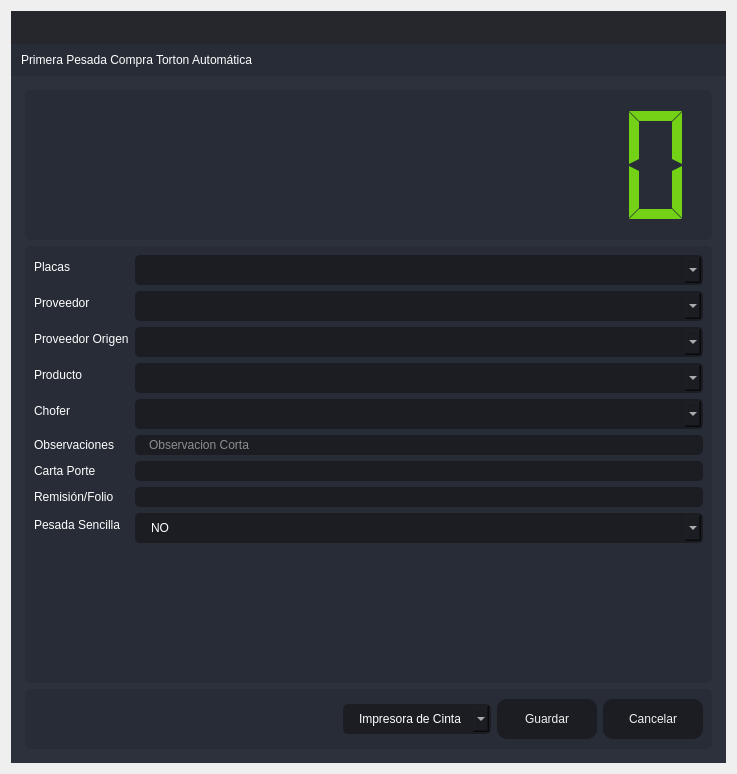
<?xml version="1.0" encoding="UTF-8"?>
<ui version="4.0">
 <class>PrimeraPTA</class>
 <widget class="QDialog" name="PrimeraPTA">
  <property name="windowModality">
   <enum>Qt::ApplicationModal</enum>
  </property>
  <property name="geometry">
   <rect>
    <x>0</x>
    <y>0</y>
    <width>737</width>
    <height>774</height>
   </rect>
  </property>
  <property name="minimumSize">
   <size>
    <width>737</width>
    <height>774</height>
   </size>
  </property>
  <property name="maximumSize">
   <size>
    <width>737</width>
    <height>774</height>
   </size>
  </property>
  <property name="windowTitle">
   <string>Primera Pesada Compra Torton Automática</string>
  </property>
  <layout class="QVBoxLayout" name="verticalLayout_6">
   <item>
    <widget class="QFrame" name="frame_main">
     <property name="styleSheet">
      <string notr="true">/* LINE EDIT */
QLineEdit {
	background-color: rgb(27, 29, 35);
	border-radius: 5px;
	border: 2px solid rgb(27, 29, 35);
	padding-left: 10px;
}
QLineEdit:hover {
	border: 2px solid rgb(64, 71, 88);
}
QLineEdit:focus {
	border: 2px solid rgb(91, 101, 124);
}

/* SCROLL BARS */
QScrollBar:horizontal {
    border: none;
    background: rgb(52, 59, 72);
    height: 14px;
    margin: 0px 21px 0 21px;
	border-radius: 0px;
}
QScrollBar::handle:horizontal {
    background: rgb(85, 170, 255);
    min-width: 25px;
	border-radius: 7px
}
QScrollBar::add-line:horizontal {
    border: none;
    background: rgb(55, 63, 77);
    width: 20px;
	border-top-right-radius: 7px;
    border-bottom-right-radius: 7px;
    subcontrol-position: right;
    subcontrol-origin: margin;
}
QScrollBar::sub-line:horizontal {
    border: none;
    background: rgb(55, 63, 77);
    width: 20px;
	border-top-left-radius: 7px;
    border-bottom-left-radius: 7px;
    subcontrol-position: left;
    subcontrol-origin: margin;
}
QScrollBar::up-arrow:horizontal, QScrollBar::down-arrow:horizontal
{
     background: none;
}
QScrollBar::add-page:horizontal, QScrollBar::sub-page:horizontal
{
     background: none;
}
 QScrollBar:vertical {
	border: none;
    background: rgb(52, 59, 72);
    width: 14px;
    margin: 21px 0 21px 0;
	border-radius: 0px;
 }
 QScrollBar::handle:vertical {	
	background: rgb(85, 170, 255);
    min-height: 25px;
	border-radius: 7px
 }
 QScrollBar::add-line:vertical {
     border: none;
    background: rgb(55, 63, 77);
     height: 20px;
	border-bottom-left-radius: 7px;
    border-bottom-right-radius: 7px;
     subcontrol-position: bottom;
     subcontrol-origin: margin;
 }
 QScrollBar::sub-line:vertical {
	border: none;
    background: rgb(55, 63, 77);
     height: 20px;
	border-top-left-radius: 7px;
    border-top-right-radius: 7px;
     subcontrol-position: top;
     subcontrol-origin: margin;
 }
 QScrollBar::up-arrow:vertical, QScrollBar::down-arrow:vertical {
     background: none;
 }

 QScrollBar::add-page:vertical, QScrollBar::sub-page:vertical {
     background: none;
 }

/* CHECKBOX */
QCheckBox::indicator {
    border: 3px solid rgb(52, 59, 72);
	width: 15px;
	height: 15px;
	border-radius: 10px;
    background: rgb(44, 49, 60);
}
QCheckBox::indicator:hover {
    border: 3px solid rgb(58, 66, 81);
}
QCheckBox::indicator:checked {
    background: 3px solid rgb(52, 59, 72);
	border: 3px solid rgb(52, 59, 72);	
	background-image: url(:/16x16/icons/16x16/cil-check-alt.png);
}

/* RADIO BUTTON */
QRadioButton::indicator {
    border: 3px solid rgb(52, 59, 72);
	width: 15px;
	height: 15px;
	border-radius: 10px;
    background: rgb(44, 49, 60);
}
QRadioButton::indicator:hover {
    border: 3px solid rgb(58, 66, 81);
}
QRadioButton::indicator:checked {
    background: 3px solid rgb(94, 106, 130);
	border: 3px solid rgb(52, 59, 72);	
}

/* COMBOBOX */
QComboBox{
	background-color: rgb(27, 29, 35);
	border-radius: 5px;
	border: 2px solid rgb(27, 29, 35);
	padding: 5px;
	padding-left: 10px;
}
QComboBox:hover{
	border: 2px solid rgb(64, 71, 88);
}
QComboBox::drop-down {
	subcontrol-origin: padding;
	subcontrol-position: top right;
	width: 25px; 
	border-left-width: 3px;
	border-left-color: rgba(39, 44, 54, 150);
	border-left-style: solid;
	border-top-right-radius: 3px;
	border-bottom-right-radius: 3px;	
	background-image: url(:/16x16/icons/16x16/cil-arrow-bottom.png);
	background-position: center;
	background-repeat: no-reperat;
 }
QComboBox QAbstractItemView {
	color: rgb(85, 170, 255);	
	background-color: rgb(27, 29, 35);
	padding: 10px;
	selection-background-color: rgb(39, 44, 54);
}

/* SLIDERS */
QSlider::groove:horizontal {
    border-radius: 9px;
    height: 18px;
	margin: 0px;
	background-color: rgb(52, 59, 72);
}
QSlider::groove:horizontal:hover {
	background-color: rgb(55, 62, 76);
}
QSlider::handle:horizontal {
    background-color: rgb(85, 170, 255);
    border: none;
    height: 18px;
    width: 18px;
    margin: 0px;
	border-radius: 9px;
}
QSlider::handle:horizontal:hover {
    background-color: rgb(105, 180, 255);
}
QSlider::handle:horizontal:pressed {
    background-color: rgb(65, 130, 195);
}

QSlider::groove:vertical {
    border-radius: 9px;
    width: 18px;
    margin: 0px;
	background-color: rgb(52, 59, 72);
}
QSlider::groove:vertical:hover {
	background-color: rgb(55, 62, 76);
}
QSlider::handle:vertical {
    background-color: rgb(85, 170, 255);
	border: none;
    height: 18px;
    width: 18px;
    margin: 0px;
	border-radius: 9px;
}
QSlider::handle:vertical:hover {
    background-color: rgb(105, 180, 255);
}
QSlider::handle:vertical:pressed {
    background-color: rgb(65, 130, 195);
}

</string>
     </property>
     <property name="frameShape">
      <enum>QFrame::NoFrame</enum>
     </property>
     <property name="frameShadow">
      <enum>QFrame::Raised</enum>
     </property>
     <layout class="QVBoxLayout" name="verticalLayout">
      <property name="spacing">
       <number>0</number>
      </property>
      <property name="leftMargin">
       <number>0</number>
      </property>
      <property name="topMargin">
       <number>0</number>
      </property>
      <property name="rightMargin">
       <number>0</number>
      </property>
      <property name="bottomMargin">
       <number>0</number>
      </property>
      <item>
       <widget class="QFrame" name="frame_top">
        <property name="minimumSize">
         <size>
          <width>0</width>
          <height>65</height>
         </size>
        </property>
        <property name="maximumSize">
         <size>
          <width>16777215</width>
          <height>65</height>
         </size>
        </property>
        <property name="styleSheet">
         <string notr="true">background-color: transparent;</string>
        </property>
        <property name="frameShape">
         <enum>QFrame::NoFrame</enum>
        </property>
        <property name="frameShadow">
         <enum>QFrame::Raised</enum>
        </property>
        <layout class="QHBoxLayout" name="horizontalLayout_3">
         <property name="spacing">
          <number>0</number>
         </property>
         <property name="leftMargin">
          <number>0</number>
         </property>
         <property name="topMargin">
          <number>0</number>
         </property>
         <property name="rightMargin">
          <number>0</number>
         </property>
         <property name="bottomMargin">
          <number>0</number>
         </property>
         <item>
          <widget class="QFrame" name="frame_toggle">
           <property name="maximumSize">
            <size>
             <width>70</width>
             <height>16777215</height>
            </size>
           </property>
           <property name="styleSheet">
            <string notr="true">background-color: rgb(27, 29, 35);</string>
           </property>
           <property name="frameShape">
            <enum>QFrame::NoFrame</enum>
           </property>
           <property name="frameShadow">
            <enum>QFrame::Raised</enum>
           </property>
           <layout class="QVBoxLayout" name="verticalLayout_3">
            <property name="spacing">
             <number>0</number>
            </property>
            <property name="leftMargin">
             <number>0</number>
            </property>
            <property name="topMargin">
             <number>0</number>
            </property>
            <property name="rightMargin">
             <number>0</number>
            </property>
            <property name="bottomMargin">
             <number>0</number>
            </property>
           </layout>
          </widget>
         </item>
         <item>
          <widget class="QFrame" name="frame_top_right">
           <property name="styleSheet">
            <string notr="true">background: transparent;</string>
           </property>
           <property name="frameShape">
            <enum>QFrame::NoFrame</enum>
           </property>
           <property name="frameShadow">
            <enum>QFrame::Raised</enum>
           </property>
           <layout class="QVBoxLayout" name="verticalLayout_2">
            <property name="spacing">
             <number>0</number>
            </property>
            <property name="leftMargin">
             <number>0</number>
            </property>
            <property name="topMargin">
             <number>0</number>
            </property>
            <property name="rightMargin">
             <number>0</number>
            </property>
            <property name="bottomMargin">
             <number>0</number>
            </property>
            <item>
             <widget class="QFrame" name="frame_top_btns">
              <property name="maximumSize">
               <size>
                <width>16777215</width>
                <height>42</height>
               </size>
              </property>
              <property name="styleSheet">
               <string notr="true">background-color: rgba(27, 29, 35, 200)</string>
              </property>
              <property name="frameShape">
               <enum>QFrame::NoFrame</enum>
              </property>
              <property name="frameShadow">
               <enum>QFrame::Raised</enum>
              </property>
              <layout class="QHBoxLayout" name="horizontalLayout_4">
               <property name="spacing">
                <number>0</number>
               </property>
               <property name="leftMargin">
                <number>0</number>
               </property>
               <property name="topMargin">
                <number>0</number>
               </property>
               <property name="rightMargin">
                <number>0</number>
               </property>
               <property name="bottomMargin">
                <number>0</number>
               </property>
               <item>
                <widget class="QFrame" name="frame_label_top_btns">
                 <property name="sizePolicy">
                  <sizepolicy hsizetype="Expanding" vsizetype="Preferred">
                   <horstretch>0</horstretch>
                   <verstretch>0</verstretch>
                  </sizepolicy>
                 </property>
                 <property name="frameShape">
                  <enum>QFrame::NoFrame</enum>
                 </property>
                 <property name="frameShadow">
                  <enum>QFrame::Raised</enum>
                 </property>
                 <layout class="QHBoxLayout" name="horizontalLayout_10">
                  <property name="spacing">
                   <number>0</number>
                  </property>
                  <property name="leftMargin">
                   <number>5</number>
                  </property>
                  <property name="topMargin">
                   <number>0</number>
                  </property>
                  <property name="rightMargin">
                   <number>10</number>
                  </property>
                  <property name="bottomMargin">
                   <number>0</number>
                  </property>
                 </layout>
                </widget>
               </item>
               <item alignment="Qt::AlignRight">
                <widget class="QFrame" name="frame_btns_right">
                 <property name="sizePolicy">
                  <sizepolicy hsizetype="Expanding" vsizetype="Preferred">
                   <horstretch>0</horstretch>
                   <verstretch>0</verstretch>
                  </sizepolicy>
                 </property>
                 <property name="maximumSize">
                  <size>
                   <width>120</width>
                   <height>16777215</height>
                  </size>
                 </property>
                 <property name="frameShape">
                  <enum>QFrame::NoFrame</enum>
                 </property>
                 <property name="frameShadow">
                  <enum>QFrame::Raised</enum>
                 </property>
                 <layout class="QHBoxLayout" name="horizontalLayout_5">
                  <property name="spacing">
                   <number>0</number>
                  </property>
                  <property name="leftMargin">
                   <number>0</number>
                  </property>
                  <property name="topMargin">
                   <number>0</number>
                  </property>
                  <property name="rightMargin">
                   <number>0</number>
                  </property>
                  <property name="bottomMargin">
                   <number>0</number>
                  </property>
                 </layout>
                </widget>
               </item>
              </layout>
             </widget>
            </item>
            <item>
             <widget class="QFrame" name="frame_top_info">
              <property name="maximumSize">
               <size>
                <width>16777215</width>
                <height>65</height>
               </size>
              </property>
              <property name="styleSheet">
               <string notr="true">background-color: rgb(39, 44, 54);</string>
              </property>
              <property name="frameShape">
               <enum>QFrame::NoFrame</enum>
              </property>
              <property name="frameShadow">
               <enum>QFrame::Raised</enum>
              </property>
              <layout class="QHBoxLayout" name="horizontalLayout_8">
               <property name="spacing">
                <number>0</number>
               </property>
               <property name="leftMargin">
                <number>10</number>
               </property>
               <property name="topMargin">
                <number>0</number>
               </property>
               <property name="rightMargin">
                <number>10</number>
               </property>
               <property name="bottomMargin">
                <number>0</number>
               </property>
               <item>
                <widget class="QLabel" name="label">
                 <property name="styleSheet">
                  <string notr="true">font: 75 16pt &quot;MS Shell Dlg 2&quot;;
color: rgb(255, 255, 255);</string>
                 </property>
                 <property name="text">
                  <string>Primera Pesada Compra Torton Automática</string>
                 </property>
                </widget>
               </item>
              </layout>
             </widget>
            </item>
           </layout>
          </widget>
         </item>
        </layout>
       </widget>
      </item>
      <item>
       <widget class="QFrame" name="frame_center">
        <property name="sizePolicy">
         <sizepolicy hsizetype="Expanding" vsizetype="Expanding">
          <horstretch>0</horstretch>
          <verstretch>0</verstretch>
         </sizepolicy>
        </property>
        <property name="styleSheet">
         <string notr="true">background-color: rgb(40, 44, 52);</string>
        </property>
        <property name="frameShape">
         <enum>QFrame::NoFrame</enum>
        </property>
        <property name="frameShadow">
         <enum>QFrame::Raised</enum>
        </property>
        <layout class="QHBoxLayout" name="horizontalLayout_2">
         <property name="spacing">
          <number>0</number>
         </property>
         <property name="leftMargin">
          <number>0</number>
         </property>
         <property name="topMargin">
          <number>0</number>
         </property>
         <property name="rightMargin">
          <number>0</number>
         </property>
         <property name="bottomMargin">
          <number>0</number>
         </property>
         <item>
          <widget class="QFrame" name="frame_content_right">
           <property name="styleSheet">
            <string notr="true">background-color: rgb(44, 49, 60);</string>
           </property>
           <property name="frameShape">
            <enum>QFrame::NoFrame</enum>
           </property>
           <property name="frameShadow">
            <enum>QFrame::Raised</enum>
           </property>
           <layout class="QVBoxLayout" name="verticalLayout_4">
            <property name="spacing">
             <number>0</number>
            </property>
            <property name="leftMargin">
             <number>0</number>
            </property>
            <property name="topMargin">
             <number>0</number>
            </property>
            <property name="rightMargin">
             <number>0</number>
            </property>
            <property name="bottomMargin">
             <number>0</number>
            </property>
            <item>
             <widget class="QFrame" name="frame_content">
              <property name="frameShape">
               <enum>QFrame::NoFrame</enum>
              </property>
              <property name="frameShadow">
               <enum>QFrame::Raised</enum>
              </property>
              <layout class="QVBoxLayout" name="verticalLayout_9">
               <property name="spacing">
                <number>0</number>
               </property>
               <property name="leftMargin">
                <number>5</number>
               </property>
               <property name="topMargin">
                <number>5</number>
               </property>
               <property name="rightMargin">
                <number>5</number>
               </property>
               <property name="bottomMargin">
                <number>5</number>
               </property>
               <item>
                <widget class="QStackedWidget" name="stackedWidget">
                 <property name="styleSheet">
                  <string notr="true">background: transparent;</string>
                 </property>
                 <property name="currentIndex">
                  <number>0</number>
                 </property>
                 <widget class="QWidget" name="page_home">
                  <layout class="QVBoxLayout" name="verticalLayout_10">
                   <item>
                    <widget class="QFrame" name="frame_3">
                     <property name="minimumSize">
                      <size>
                       <width>0</width>
                       <height>150</height>
                      </size>
                     </property>
                     <property name="maximumSize">
                      <size>
                       <width>16777215</width>
                       <height>150</height>
                      </size>
                     </property>
                     <property name="styleSheet">
                      <string notr="true">background-color: rgb(39, 44, 54);
border-radius: 5px;</string>
                     </property>
                     <property name="frameShape">
                      <enum>QFrame::StyledPanel</enum>
                     </property>
                     <property name="frameShadow">
                      <enum>QFrame::Raised</enum>
                     </property>
                     <layout class="QVBoxLayout" name="verticalLayout_11">
                      <item>
                       <layout class="QVBoxLayout" name="verticalLayout_8">
                        <item>
                         <widget class="QLCDNumber" name="lcdNumber_7">
                          <property name="styleSheet">
                           <string notr="true">color:rgb(115, 210, 22)</string>
                          </property>
                          <property name="digitCount">
                           <number>10</number>
                          </property>
                          <property name="segmentStyle">
                           <enum>QLCDNumber::Flat</enum>
                          </property>
                         </widget>
                        </item>
                       </layout>
                      </item>
                     </layout>
                    </widget>
                   </item>
                   <item>
                    <widget class="QFrame" name="frame">
                     <property name="styleSheet">
                      <string notr="true">background-color: rgb(39, 44, 54);
border-radius: 5px;</string>
                     </property>
                     <property name="frameShape">
                      <enum>QFrame::StyledPanel</enum>
                     </property>
                     <property name="frameShadow">
                      <enum>QFrame::Raised</enum>
                     </property>
                     <layout class="QVBoxLayout" name="verticalLayout_5">
                      <item>
                       <layout class="QVBoxLayout" name="verticalLayout_12">
                        <item>
                         <layout class="QFormLayout" name="formLayout">
                          <item row="0" column="0">
                           <widget class="QLabel" name="label_2">
                            <property name="styleSheet">
                             <string notr="true">color: rgb(255, 255, 255);
font: 75 12pt &quot;MS Shell Dlg 2&quot;;</string>
                            </property>
                            <property name="text">
                             <string>Placas</string>
                            </property>
                           </widget>
                          </item>
                          <item row="0" column="1">
                           <widget class="QComboBox" name="comboBox_placas">
                            <property name="styleSheet">
                             <string notr="true">QComboBox{
	background-color: rgb(27, 29, 35);
	border-radius: 5px;
	border: 2px solid rgb(27, 29, 35);
	padding: 5px;
	padding-left: 14px;
	color: rgb(255, 255, 255);
    font: 75 12pt &quot;MS Shell Dlg 2&quot;;
}
QComboBox:hover{
	border: 2px solid rgb(64, 71, 88);
}
QComboBox QAbstractItemView {
	color: rgb(85, 170, 255);	
	background-color: rgb(27, 29, 35);
	padding: 10px;
	selection-background-color: rgb(39, 44, 54);
}</string>
                            </property>
                           </widget>
                          </item>
                          <item row="1" column="0">
                           <widget class="QLabel" name="label_3">
                            <property name="styleSheet">
                             <string notr="true">color: rgb(255, 255, 255);
font: 75 12pt &quot;MS Shell Dlg 2&quot;;</string>
                            </property>
                            <property name="text">
                             <string>Proveedor</string>
                            </property>
                           </widget>
                          </item>
                          <item row="1" column="1">
                           <widget class="QComboBox" name="comboBox_proveedor">
                            <property name="styleSheet">
                             <string notr="true">QComboBox{
	background-color: rgb(27, 29, 35);
	border-radius: 5px;
	border: 2px solid rgb(27, 29, 35);
	padding: 5px;
	padding-left: 14px;
    color: rgb(255, 255, 255);
    font: 75 12pt &quot;MS Shell Dlg 2&quot;;
}
QComboBox:hover{
	border: 2px solid rgb(64, 71, 88);
}
QComboBox QAbstractItemView {
	color: rgb(85, 170, 255);	
	background-color: rgb(27, 29, 35);
	padding: 10px;
	selection-background-color: rgb(39, 44, 54);
}</string>
                            </property>
                           </widget>
                          </item>
                          <item row="2" column="0">
                           <widget class="QLabel" name="label_4">
                            <property name="styleSheet">
                             <string notr="true">color: rgb(255, 255, 255);
font: 75 12pt &quot;MS Shell Dlg 2&quot;;</string>
                            </property>
                            <property name="text">
                             <string>Proveedor Origen</string>
                            </property>
                           </widget>
                          </item>
                          <item row="2" column="1">
                           <widget class="QComboBox" name="comboBox_proveedor_origen">
                            <property name="styleSheet">
                             <string notr="true">QComboBox{
	background-color: rgb(27, 29, 35);
	border-radius: 5px;
	border: 2px solid rgb(27, 29, 35);
	padding: 5px;
	padding-left: 14px;
    color: rgb(255, 255, 255);
	font: 75 12pt &quot;MS Shell Dlg 2&quot;;
}
QComboBox:hover{
	border: 2px solid rgb(64, 71, 88);
}
QComboBox QAbstractItemView {
	color: rgb(85, 170, 255);	
	background-color: rgb(27, 29, 35);
	padding: 10px;
	selection-background-color: rgb(39, 44, 54);
}</string>
                            </property>
                           </widget>
                          </item>
                          <item row="3" column="0">
                           <widget class="QLabel" name="label_5">
                            <property name="styleSheet">
                             <string notr="true">color: rgb(255, 255, 255);
font: 75 12pt &quot;MS Shell Dlg 2&quot;;</string>
                            </property>
                            <property name="text">
                             <string>Producto</string>
                            </property>
                           </widget>
                          </item>
                          <item row="3" column="1">
                           <widget class="QComboBox" name="comboBox_productos">
                            <property name="styleSheet">
                             <string notr="true">QComboBox{
	background-color: rgb(27, 29, 35);
	border-radius: 5px;
	border: 2px solid rgb(27, 29, 35);
	padding: 5px;
	padding-left: 14px;
    color: rgb(255, 255, 255);
	font: 75 12pt &quot;MS Shell Dlg 2&quot;;
}
QComboBox:hover{
	border: 2px solid rgb(64, 71, 88);
}
QComboBox QAbstractItemView {
	color: rgb(85, 170, 255);	
	background-color: rgb(27, 29, 35);
	padding: 10px;
	selection-background-color: rgb(39, 44, 54);
}</string>
                            </property>
                           </widget>
                          </item>
                          <item row="4" column="0">
                           <widget class="QLabel" name="label_6">
                            <property name="styleSheet">
                             <string notr="true">color: rgb(255, 255, 255);
font: 75 12pt &quot;MS Shell Dlg 2&quot;;</string>
                            </property>
                            <property name="text">
                             <string>Chofer</string>
                            </property>
                           </widget>
                          </item>
                          <item row="4" column="1">
                           <widget class="QComboBox" name="comboBox_operador">
                            <property name="styleSheet">
                             <string notr="true">QComboBox{
	background-color: rgb(27, 29, 35);
	border-radius: 5px;
	border: 2px solid rgb(27, 29, 35);
	padding: 5px;
	padding-left: 14px;
    color: rgb(255, 255, 255);
	font: 75 12pt &quot;MS Shell Dlg 2&quot;;
}
QComboBox:hover{
	border: 2px solid rgb(64, 71, 88);
}
QComboBox QAbstractItemView {
	color: rgb(85, 170, 255);	
	background-color: rgb(27, 29, 35);
	padding: 10px;
	selection-background-color: rgb(39, 44, 54);
}</string>
                            </property>
                           </widget>
                          </item>
                          <item row="5" column="0">
                           <widget class="QLabel" name="label_7">
                            <property name="styleSheet">
                             <string notr="true">color: rgb(255, 255, 255);
font: 75 12pt &quot;MS Shell Dlg 2&quot;;</string>
                            </property>
                            <property name="text">
                             <string>Observaciones</string>
                            </property>
                           </widget>
                          </item>
                          <item row="6" column="0">
                           <widget class="QLabel" name="label_8">
                            <property name="styleSheet">
                             <string notr="true">color: rgb(255, 255, 255);
font: 75 12pt &quot;MS Shell Dlg 2&quot;;</string>
                            </property>
                            <property name="text">
                             <string>Carta Porte</string>
                            </property>
                           </widget>
                          </item>
                          <item row="6" column="1">
                           <widget class="QLineEdit" name="cartaporte">
                            <property name="styleSheet">
                             <string notr="true">QLineEdit {
	background-color: rgb(27, 29, 35);
	border-radius: 5px;
	border: 2px solid rgb(27, 29, 35);
	padding-left: 10px;
	font: 75 12pt &quot;MS Shell Dlg 2&quot;;
	color: rgb(255, 255, 255);
	font: 75 12pt &quot;MS Shell Dlg 2&quot;;
}
QLineEdit:hover {
	border: 2px solid rgb(64, 71, 88);
}
QLineEdit:focus {
	border: 2px solid rgb(91, 101, 124);
}</string>
                            </property>
                           </widget>
                          </item>
                          <item row="7" column="0">
                           <widget class="QLabel" name="label_10">
                            <property name="styleSheet">
                             <string notr="true">color: rgb(255, 255, 255);
font: 75 12pt &quot;MS Shell Dlg 2&quot;;</string>
                            </property>
                            <property name="text">
                             <string>Remisión/Folio</string>
                            </property>
                           </widget>
                          </item>
                          <item row="7" column="1">
                           <widget class="QLineEdit" name="folio">
                            <property name="styleSheet">
                             <string notr="true">QLineEdit {
	background-color: rgb(27, 29, 35);
	border-radius: 5px;
	border: 2px solid rgb(27, 29, 35);
	padding-left: 10px;
	font: 75 12pt &quot;MS Shell Dlg 2&quot;;
	color: rgb(255, 255, 255);
	font: 75 12pt &quot;MS Shell Dlg 2&quot;;
}
QLineEdit:hover {
	border: 2px solid rgb(64, 71, 88);
}
QLineEdit:focus {
	border: 2px solid rgb(91, 101, 124);
}</string>
                            </property>
                           </widget>
                          </item>
                          <item row="9" column="0">
                           <widget class="Line" name="line">
                            <property name="orientation">
                             <enum>Qt::Horizontal</enum>
                            </property>
                           </widget>
                          </item>
                          <item row="5" column="1">
                           <widget class="QLineEdit" name="observaciones">
                            <property name="styleSheet">
                             <string notr="true">QLineEdit {
	background-color: rgb(27, 29, 35);
	border-radius: 5px;
	border: 2px solid rgb(27, 29, 35);
	padding-left: 10px;
	font: 75 12pt &quot;MS Shell Dlg 2&quot;;
	color: rgb(255, 255, 255);
}
QLineEdit:hover {
	border: 2px solid rgb(64, 71, 88);
}
QLineEdit:focus {
	border: 2px solid rgb(91, 101, 124);
}</string>
                            </property>
                            <property name="maxLength">
                             <number>125</number>
                            </property>
                            <property name="placeholderText">
                             <string>Observacion Corta</string>
                            </property>
                           </widget>
                          </item>
                          <item row="8" column="0">
                           <widget class="QLabel" name="label_9">
                            <property name="styleSheet">
                             <string notr="true">color: rgb(255, 255, 255);
font: 75 12pt &quot;MS Shell Dlg 2&quot;;</string>
                            </property>
                            <property name="text">
                             <string>Pesada Sencilla</string>
                            </property>
                           </widget>
                          </item>
                          <item row="8" column="1">
                           <widget class="QComboBox" name="comboBox_PesadaSencilla">
                            <property name="styleSheet">
                             <string notr="true">QComboBox{
	background-color: rgb(27, 29, 35);
	border-radius: 5px;
	border: 2px solid rgb(27, 29, 35);
	padding: 5px;
	padding-left: 14px;
	color: rgb(255, 255, 255);
    font: 75 12pt &quot;MS Shell Dlg 2&quot;;
}
QComboBox:hover{
	border: 2px solid rgb(64, 71, 88);
}
QComboBox QAbstractItemView {
	color: rgb(85, 170, 255);	
	background-color: rgb(27, 29, 35);
	padding: 10px;
	selection-background-color: rgb(39, 44, 54);
}</string>
                            </property>
                            <item>
                             <property name="text">
                              <string>NO</string>
                             </property>
                            </item>
                            <item>
                             <property name="text">
                              <string>SI</string>
                             </property>
                            </item>
                           </widget>
                          </item>
                         </layout>
                        </item>
                       </layout>
                      </item>
                     </layout>
                    </widget>
                   </item>
                   <item>
                    <widget class="QFrame" name="frame_2">
                     <property name="minimumSize">
                      <size>
                       <width>0</width>
                       <height>60</height>
                      </size>
                     </property>
                     <property name="maximumSize">
                      <size>
                       <width>16777215</width>
                       <height>60</height>
                      </size>
                     </property>
                     <property name="styleSheet">
                      <string notr="true">background-color: rgb(39, 44, 54);
border-radius: 5px;</string>
                     </property>
                     <property name="frameShape">
                      <enum>QFrame::StyledPanel</enum>
                     </property>
                     <property name="frameShadow">
                      <enum>QFrame::Raised</enum>
                     </property>
                     <layout class="QHBoxLayout" name="horizontalLayout_9">
                      <item>
                       <layout class="QGridLayout" name="gridLayout">
                        <item row="0" column="0">
                         <spacer name="horizontalSpacer">
                          <property name="orientation">
                           <enum>Qt::Horizontal</enum>
                          </property>
                          <property name="sizeHint" stdset="0">
                           <size>
                            <width>40</width>
                            <height>20</height>
                           </size>
                          </property>
                         </spacer>
                        </item>
                        <item row="0" column="3">
                         <widget class="QPushButton" name="btnr">
                          <property name="minimumSize">
                           <size>
                            <width>100</width>
                            <height>40</height>
                           </size>
                          </property>
                          <property name="styleSheet">
                           <string notr="true">QPushButton {
	border-color: rgb(27, 29, 35);
	font: 75 10pt &quot;MS Shell Dlg 2&quot;;
	color: rgb(240, 240, 240);
	background-color: rgb(27, 29, 35);
	border: 0px solid;
	border-radius: 10px;	
}
QPushButton:hover {
	background-color:rgb(44, 49, 60);
	border-color: rgb(27, 29, 35);
	border: 2px solid;
}</string>
                          </property>
                          <property name="text">
                           <string>Cancelar</string>
                          </property>
                         </widget>
                        </item>
                        <item row="0" column="2">
                         <widget class="QPushButton" name="btn_guardar">
                          <property name="minimumSize">
                           <size>
                            <width>100</width>
                            <height>40</height>
                           </size>
                          </property>
                          <property name="styleSheet">
                           <string notr="true">QPushButton {
	border-color: rgb(27, 29, 35);
	font: 75 10pt &quot;MS Shell Dlg 2&quot;;
	color: rgb(240, 240, 240);
	background-color: rgb(27, 29, 35);
	border: 0px solid;
	border-radius: 10px;	
}
QPushButton:hover {
	background-color:rgb(44, 49, 60);
	border-color: rgb(27, 29, 35);
	border: 2px solid;
}</string>
                          </property>
                          <property name="text">
                           <string>Guardar</string>
                          </property>
                         </widget>
                        </item>
                        <item row="0" column="1">
                         <widget class="QComboBox" name="comboBox_impresora">
                          <property name="styleSheet">
                           <string notr="true">QComboBox{
	background-color: rgb(27, 29, 35);
	border-radius: 5px;
	border: 2px solid rgb(27, 29, 35);
	padding: 5px;
	padding-left: 14px;
	color: rgb(255, 255, 255);
    font: 75 12pt &quot;MS Shell Dlg 2&quot;;
}
QComboBox:hover{
	border: 2px solid rgb(64, 71, 88);
}
QComboBox QAbstractItemView {
	color: rgb(85, 170, 255);	
	background-color: rgb(27, 29, 35);
	padding: 10px;
	selection-background-color: rgb(39, 44, 54);
}</string>
                          </property>
                          <item>
                           <property name="text">
                            <string>Impresora de Cinta</string>
                           </property>
                          </item>
                          <item>
                           <property name="text">
                            <string>Impresora Windows</string>
                           </property>
                          </item>
                         </widget>
                        </item>
                       </layout>
                      </item>
                     </layout>
                    </widget>
                   </item>
                  </layout>
                 </widget>
                </widget>
               </item>
              </layout>
             </widget>
            </item>
           </layout>
          </widget>
         </item>
        </layout>
       </widget>
      </item>
     </layout>
    </widget>
   </item>
  </layout>
 </widget>
 <tabstops>
  <tabstop>comboBox_placas</tabstop>
  <tabstop>comboBox_proveedor</tabstop>
  <tabstop>comboBox_proveedor_origen</tabstop>
  <tabstop>comboBox_productos</tabstop>
  <tabstop>comboBox_operador</tabstop>
  <tabstop>observaciones</tabstop>
  <tabstop>cartaporte</tabstop>
  <tabstop>folio</tabstop>
  <tabstop>btn_guardar</tabstop>
  <tabstop>btnr</tabstop>
 </tabstops>
 <resources/>
 <connections/>
</ui>
